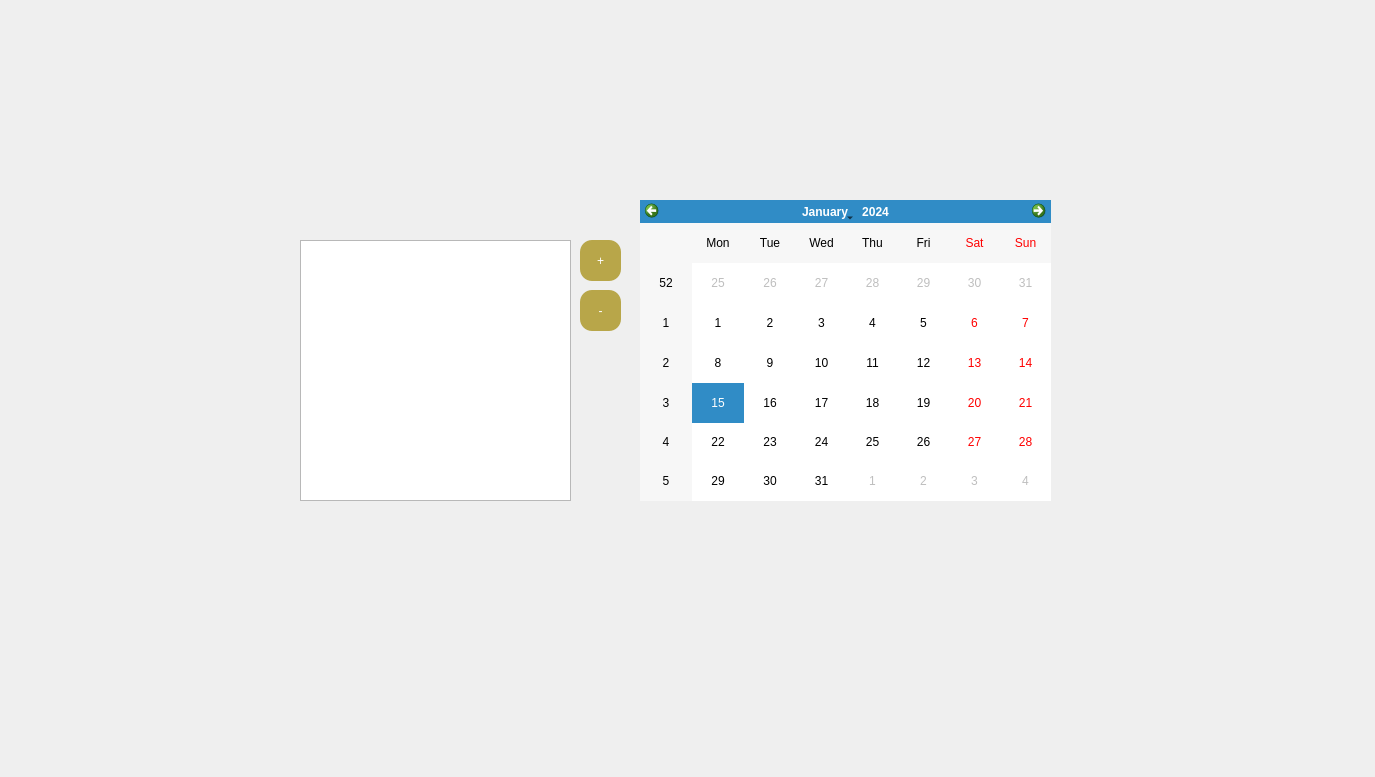
      <widget class="QWidget" name="tab_4">
       <property name="minimumSize">
        <size>
         <width>1366</width>
         <height>768</height>
        </size>
       </property>
       <attribute name="title">
        <string>Calendrier</string>
       </attribute>
       <widget class="QListView" name="listView">
        <property name="geometry">
         <rect>
          <x>300</x>
          <y>240</y>
          <width>271</width>
          <height>261</height>
         </rect>
        </property>
       </widget>
       <widget class="QPushButton" name="boutton_ajouter_tache">
        <property name="geometry">
         <rect>
          <x>580</x>
          <y>240</y>
          <width>41</width>
          <height>41</height>
         </rect>
        </property>
        <property name="styleSheet">
         <string notr="true">border-radius: 12px;
color: rgb(255, 255, 255);
font: 75 15pt &quot;MS Shell Dlg 2&quot;;
background-color: rgb(184, 166, 73);
</string>
        </property>
        <property name="text">
         <string>+</string>
        </property>
       </widget>
       <widget class="QPushButton" name="boutton_supprimer_tache">
        <property name="geometry">
         <rect>
          <x>580</x>
          <y>290</y>
          <width>41</width>
          <height>41</height>
         </rect>
        </property>
        <property name="styleSheet">
         <string notr="true">border-radius: 12px;
color: rgb(255, 255, 255);
font: 75 17pt &quot;MS Shell Dlg 2&quot;;
background-color: rgb(184, 166, 73);
</string>
        </property>
        <property name="text">
         <string>-</string>
        </property>
       </widget>
       <widget class="QCalendarWidget" name="calendarWidget">
        <property name="geometry">
         <rect>
          <x>640</x>
          <y>200</y>
          <width>411</width>
          <height>301</height>
         </rect>
        </property>
       </widget>
       <widget class="QLabel" name="label_6">
        <property name="geometry">
         <rect>
          <x>0</x>
          <y>0</y>
          <width>1366</width>
          <height>768</height>
         </rect>
        </property>
        <property name="text">
         <string/>
        </property>
        <property name="pixmap">
         <pixmap resource="../image/image.qrc">:/background_3.png</pixmap>
        </property>
        <property name="scaledContents">
         <bool>true</bool>
        </property>
       </widget>
       <zorder>label_6</zorder>
       <zorder>listView</zorder>
       <zorder>boutton_ajouter_tache</zorder>
       <zorder>boutton_supprimer_tache</zorder>
       <zorder>calendarWidget</zorder>
      </widget>
